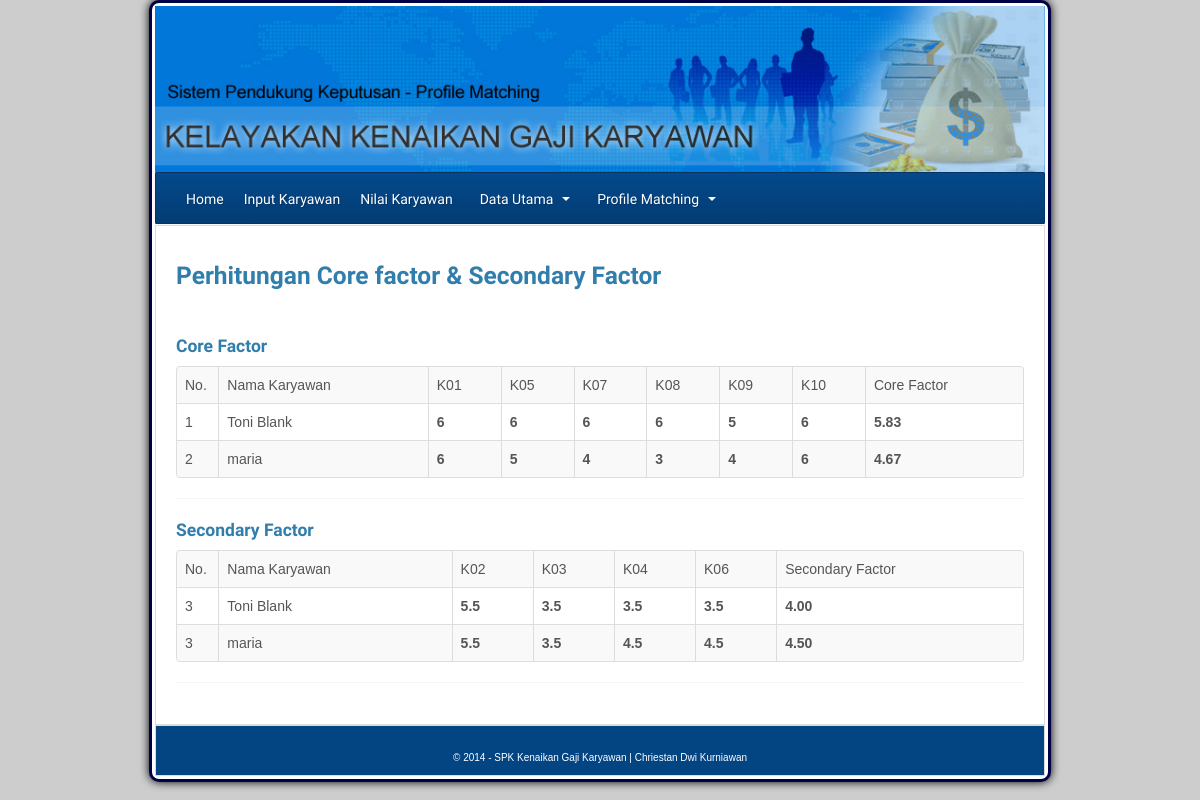
/?menu=coresecondfactor, run on the app's committed database.
### tables this page shows
CREATE TABLE `tbl_target` (
  `id_target` varchar(6) NOT NULL,
  `id_tahun` varchar(6) NOT NULL,
  `id_kriteria` varchar(6) NOT NULL,
  `nilai` int(6) NOT NULL
);

CREATE TABLE `tbl_karyawan` (
  `id_karyawan` varchar(6) NOT NULL,
  `nama_karyawan` varchar(100) NOT NULL,
  `alamat` varchar(100) NOT NULL,
  `telepon` varchar(15) NOT NULL,
  `status_karyawan` varchar(10) NOT NULL,
  `usia` int(2) NOT NULL,
  `agama` varchar(10) NOT NULL,
  `jenjang_pendidikan` varchar(10) NOT NULL,
  `kehadiran` int(5) NOT NULL
);

CREATE TABLE `tbl_penilaian` (
  `id_penilaian` varchar(6) NOT NULL,
  `id_karyawan` varchar(6) NOT NULL,
  `id_tahun` varchar(6) NOT NULL,
  `id_kriteria` varchar(6) NOT NULL,
  `nilai` int(6) NOT NULL
);

### coresecondfactor.php (the view, shortened to what this page needs)
<div class="content">
<h3>Perhitungan Core factor & Secondary Factor</h3></br>
<?php
		echo "<h4>Core Factor</h4>
		<table class='table table-bordered table-striped'><tr>
		<td width='5%'>No.</td>
		<td>Nama Karyawan</td>";
		$qkrit=mysql_query("select * from tbl_target where nilai='4' order by id_kriteria");
		while($dkrit=mysql_fetch_array($qkrit)){
			echo"<td>$dkrit[id_kriteria]</td>";
		}
			echo"<td>Core Factor</td>";
			echo "</tr>";
			$no1 = 1;
			$qkaryawan=mysql_query("select * from tbl_karyawan order by id_karyawan");
			while($dtkaryawan=mysql_fetch_array($qkaryawan)){
				echo "
				<tr>
				  <td>$no1</td>
				  <td>$dtkaryawan[nama_karyawan]</td>";
				  $qkrit1=mysql_query("select * from tbl_target where nilai='4' order by id_kriteria");
				  $jumlahbobot= mysql_num_rows($qkrit1);
				  while($dkrit1=mysql_fetch_array($qkrit1)){
						$qpn=mysql_query("select * from tbl_penilaian where id_kriteria='$dkrit1[id_kriteria]' and id_karyawan='$dtkaryawan[id_karyawan]'
						order by id_kriteria");
				  		$dpn=mysql_fetch_array($qpn);
						    $qt2=mysql_query("select * from tbl_target where id_kriteria='$dpn[id_kriteria]' order by id_kriteria");
							$dtr2=mysql_fetch_array($qt2);
							$gap = $dpn['nilai'] - $dtr2['nilai'];
							switch($gap){
								case 0: $bobotnilaigap = 6; break;
								case -1: $bobotnilaigap = 5; break;
								case -2: $bobotnilaigap = 4; break;
								case -3: $bobotnilaigap = 3; break;
							}
							$corefactor+=$bobotnilaigap/$jumlahbobot;
							echo"<td><strong>$bobotnilaigap</strong></td>";
				  }
				  $no1++;
				  $nilaiCoreFactor = number_format($corefactor,2);
			echo"<td><strong>$nilaiCoreFactor</strong></td>";
			$corefactor = 0;
			}
		echo"</tr></table><hr>";
echo "<h4>Secondary Factor</h4>
		<table class='table table-bordered table-striped'><tr>
		<td width='5%'>No.</td>
		<td>Nama Karyawan</td>";
		$qkrit2=mysql_query("select * from tbl_target where nilai!='4' order by id_kriteria");
		while($dkrit2=mysql_fetch_array($qkrit2)){
			echo"<td>$dkrit2[id_kriteria]</td>";
		}
			echo"<td>Secondary Factor</td>";
			echo "</tr>";
			$qkaryawan2=mysql_query("select * from tbl_karyawan order by id_karyawan");
			while($dtkaryawan2=mysql_fetch_array($qkaryawan2)){
				echo "
				<tr>
				  <td>$no1</td>
				  <td>$dtkaryawan2[nama_karyawan]</td>";
				  $qkrit2=mysql_query("select * from tbl_target where nilai!='4' order by id_kriteria");
				  $jumlahbobot2= mysql_num_rows($qkrit2);
				  while($dkrit2=mysql_fetch_array($qkrit2)){
						$qpn2=mysql_query("select * from tbl_penilaian where id_kriteria='$dkrit2[id_kriteria]' and id_karyawan='$dtkaryawan2[id_karyawan]'
						order by id_kriteria");
				  		$dpn2=mysql_fetch_array($qpn2);
						    $qt1=mysql_query("select * from tbl_target where id_kriteria='$dpn2[id_kriteria]' order by id_kriteria");
							$dtr1=mysql_fetch_array($qt1);
							$gap2 = $dpn2['nilai'] - $dtr1['nilai'];
							switch($gap2){
								case 1: $bobotnilaigap2 = 5.5; break;
								case 2: $bobotnilaigap2 = 4.5; break;
								case 3: $bobotnilaigap2 = 3.5; break;
							}
							$secondfactor+=$bobotnilaigap2/$jumlahbobot2;
							echo"<td><strong>$bobotnilaigap2</strong></td>";
				  }
				  $nilaiSecondFactor = number_format($secondfactor,2);
			echo"<td><strong>$nilaiSecondFactor</strong></td>";
			$secondfactor = 0;
			}
		echo"</tr></table><hr>";
?>
</div>

### css/style.css (style rules this page uses)
body { background:#CDCDCD; margin-bottom:10px; font-family:Arial, Helvetica, sans-serif; }

### data on the page
tbl_target: id_kriteria "K01", nilai.nilai "6"
tbl_target: id_kriteria "K05", nilai.nilai "6", nilai.nilai "5"
tbl_target: id_kriteria "K07", nilai.nilai "6", nilai.nilai "4"
tbl_target: id_kriteria "K08", nilai.nilai "6", nilai.nilai "3"
tbl_target: id_kriteria "K09", nilai.nilai "5", nilai.nilai "4"
tbl_target: id_kriteria "K10", nilai.nilai "6"
tbl_karyawan: nama_karyawan "Toni Blank", nilaiCoreFactor "5.83", no1 "3", nilaiSecondFactor "4.00"
tbl_karyawan: nama_karyawan "maria", nilaiCoreFactor "4.67", no1 "3", nilaiSecondFactor "4.50"
tbl_target: id_kriteria "K02", nilai.nilai "5.5"
tbl_target: id_kriteria "K03", nilai.nilai "3.5"
tbl_target: id_kriteria "K04", nilai.nilai "3.5", nilai.nilai "4.5"
tbl_target: id_kriteria "K06", nilai.nilai "3.5", nilai.nilai "4.5"
